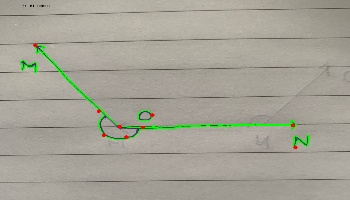
#> input picture analyzed_images/reflex.jpg, 350 x 200 px
$ python -i image_preprocess.py   (imports and definitions only)
#> lines starting #> are read from the running program, lines starting #| are printed output that depends on the picture; after the words box and inside, x2 and y2 are one past the last pixel; in counts of white or black regions, pixels touching at a corner belong together
#> further down, picture is the input picture: shape (200, 350, 3); mean B, G, R 150.7, 163.4, 165.1
import numpy as np
import cv2

alpha = 1.8  # Contrast control (1.0-3.0)
beta = 0.1


def image_preprocess(img):
    blank_img = np.zeros((img.shape[0], img.shape[1]), dtype=np.uint8)
    contrasted = cv2.convertScaleAbs(img, alpha=alpha, beta=beta)
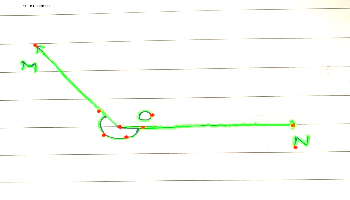
#> contrasted: shape (200, 350, 3); mean B, G, R 248.9, 252.7, 250.5

    hsv = cv2.cvtColor(contrasted, cv2.COLOR_BGR2HSV)
#> hsv: shape (200, 350, 3); mean H, S, V 3.5, 4.9, 253.2

    #img = cv2.erode(hsv, kernel=None, iterations=1)
   # Threshold of blue in HSV space
    lower_blue = np.array([116, 0, 0])
    upper_blue = np.array([150, 255, 255])

   # preparing the mask to overlay
    mask = cv2.inRange(hsv, lower_blue, upper_blue)
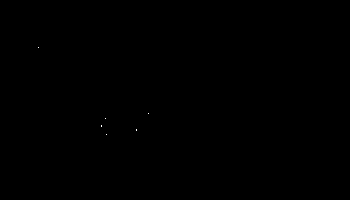
#> mask: shape (200, 350); 0.01% white in thin lines or dots, all inside (x1, y1, x2, y2) = (38, 47, 149, 135)

   # The black region in the mask has the value of 0,
   # so when multiplied with original image removes all non-blue regions
    result = cv2.bitwise_and(img, img, mask = mask)

    edges = cv2.Canny(result,0, 50)
#> edges: shape (200, 350); 0.07% white in thin lines or dots, all inside (x1, y1, x2, y2) = (37, 46, 150, 136)
    dilate = cv2.dilate(edges, kernel=None, iterations=2)
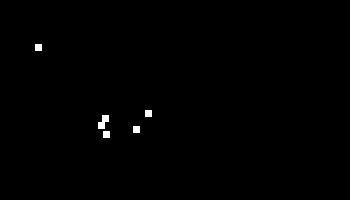
#> dilate: shape (200, 350); 0.42% white; 5 white regions, box (x1, y1, x2, y2) and area: (98, 115, 109, 129) 98, (35, 44, 42, 51) 49, (145, 110, 152, 117) 49, (133, 126, 140, 133) 49, (103, 131, 110, 138) 49
    erode = cv2.erode(dilate, kernel=None, iterations=2)

  # Find contours
    H, W = erode.shape[:2]
#> H = 200; W = 350

   # Find contours
    contours, hierarchy = cv2.findContours(erode.copy(), cv2.RETR_TREE, cv2.CHAIN_APPROX_SIMPLE)
#> contours = 6 contours, all with area under 20
    boxes = []

    for contour in contours:
      x, y, w, h = cv2.boundingRect(contour)
      boxes.append((x,y,w,h))
#> this loop made 6 passes
#> (contour, x, y) on passes 1 to 6: ([[105, 133], [105, 135], [107, 135], [107, 133]], 105, 133), ([[135, 128], [135, 130], [137, 130], [137, 128]], 135, 128), ([[100, 124], [100, 126], [102, 126], [102, 124]], 100, 124), ([[104, 117], [104, 119], [106, 119], [106, 117]], 104, 117), ([[147, 112], [147, 114], [149, 114], [149, 112]], 147, 112), ([[37, 46], [37, 48], [39, 48], [39, 46]], 37, 46)
#> after the loop, boxes = [(105, 133, 3, 3), (135, 128, 3, 3), (100, 124, 3, 3), (104, 117, 3, 3), (147, 112, 3, 3), (37, 46, 3, 3)]

    for box in boxes:
        x, y, w, h = box

        if (w > 10 and w < 25) and (h > 10 and h<30):
          xmin = x
          xmax = x+w-15
          ymin = y
          ymax = y+h-15
          cv2.rectangle(erode.copy(), (xmin, ymin), (xmax, ymax), (0, 0, 0), -1)
#> this loop made 6 passes
#> (box, x, y) on passes 1 to 6: ((105, 133, 3, 3), 105, 133), ((135, 128, 3, 3), 135, 128), ((100, 124, 3, 3), 100, 124), ((104, 117, 3, 3), 104, 117), ((147, 112, 3, 3), 147, 112), ((37, 46, 3, 3), 37, 46)

    lines = cv2.HoughLinesP(erode, rho=1, theta=np.pi/180, threshold=50, minLineLength=90, maxLineGap=40)
#> lines = None

    if lines is not None:
      for line in lines:
        x1, y1, x2, y2 = line[0]
        cv2.line(blank_img, (x1, y1), (x2, y2), 255, 2)

    binary_image = cv2.erode(blank_img, kernel=(5,5), iterations=1)
#> binary_image: shape (200, 350); every value is 0

    return erode, binary_image

>>> import cv2
>>> picture = cv2.imread('analyzed_images/reflex.jpg')
>>> result = image_preprocess(picture)
